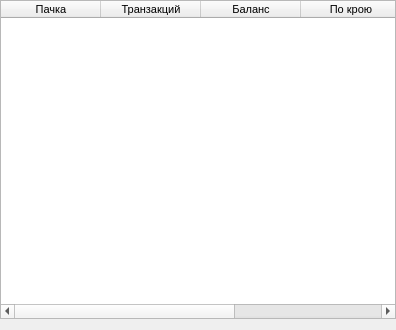
<?xml version="1.0" encoding="UTF-8"?>
<ui version="4.0">
 <class>Dialog</class>
 <widget class="QDialog" name="Dialog">
  <property name="geometry">
   <rect>
    <x>0</x>
    <y>0</y>
    <width>396</width>
    <height>330</height>
   </rect>
  </property>
  <property name="windowTitle">
   <string>Транз. пачек</string>
  </property>
  <layout class="QGridLayout" name="gridLayout">
   <property name="leftMargin">
    <number>0</number>
   </property>
   <property name="topMargin">
    <number>0</number>
   </property>
   <property name="rightMargin">
    <number>0</number>
   </property>
   <property name="spacing">
    <number>0</number>
   </property>
   <item row="0" column="0">
    <widget class="QTableWidget" name="tableWidget">
     <property name="font">
      <font>
       <family>Tahoma</family>
       <pointsize>8</pointsize>
      </font>
     </property>
     <property name="editTriggers">
      <set>QAbstractItemView::NoEditTriggers</set>
     </property>
     <property name="selectionBehavior">
      <enum>QAbstractItemView::SelectRows</enum>
     </property>
     <attribute name="verticalHeaderVisible">
      <bool>false</bool>
     </attribute>
     <attribute name="verticalHeaderDefaultSectionSize">
      <number>20</number>
     </attribute>
     <attribute name="verticalHeaderMinimumSectionSize">
      <number>18</number>
     </attribute>
     <column>
      <property name="text">
       <string>Пачка</string>
      </property>
     </column>
     <column>
      <property name="text">
       <string>Транзакций</string>
      </property>
     </column>
     <column>
      <property name="text">
       <string>Баланс</string>
      </property>
     </column>
     <column>
      <property name="text">
       <string>По крою</string>
      </property>
     </column>
     <column>
      <property name="text">
       <string>Разница</string>
      </property>
     </column>
    </widget>
   </item>
  </layout>
 </widget>
 <resources/>
 <connections>
  <connection>
   <sender>tableWidget</sender>
   <signal>cellDoubleClicked(int,int)</signal>
   <receiver>Dialog</receiver>
   <slot>ui_view_transaction()</slot>
   <hints>
    <hint type="sourcelabel">
     <x>342</x>
     <y>128</y>
    </hint>
    <hint type="destinationlabel">
     <x>440</x>
     <y>121</y>
    </hint>
   </hints>
  </connection>
 </connections>
 <slots>
  <slot>ui_view_transaction()</slot>
 </slots>
</ui>
